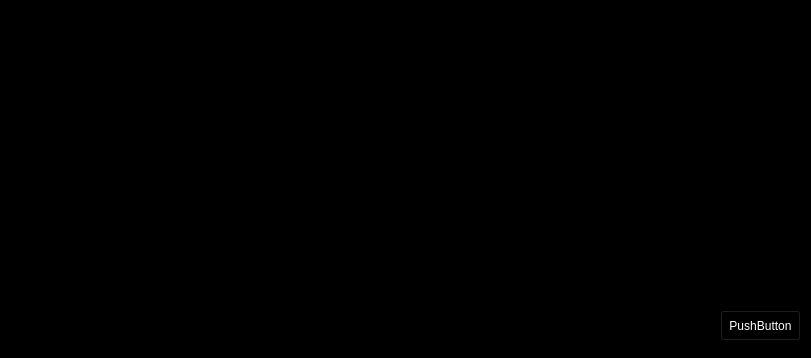
<?xml version="1.0" encoding="UTF-8"?>
<ui version="4.0">
 <class>MainWindow</class>
 <widget class="QMainWindow" name="MainWindow">
  <property name="geometry">
   <rect>
    <x>0</x>
    <y>0</y>
    <width>811</width>
    <height>358</height>
   </rect>
  </property>
  <property name="minimumSize">
   <size>
    <width>811</width>
    <height>358</height>
   </size>
  </property>
  <property name="maximumSize">
   <size>
    <width>811</width>
    <height>358</height>
   </size>
  </property>
  <property name="palette">
   <palette>
    <active>
     <colorrole role="WindowText">
      <brush brushstyle="SolidPattern">
       <color alpha="255">
        <red>255</red>
        <green>255</green>
        <blue>255</blue>
       </color>
      </brush>
     </colorrole>
     <colorrole role="Button">
      <brush brushstyle="SolidPattern">
       <color alpha="255">
        <red>0</red>
        <green>0</green>
        <blue>0</blue>
       </color>
      </brush>
     </colorrole>
     <colorrole role="Light">
      <brush brushstyle="SolidPattern">
       <color alpha="255">
        <red>0</red>
        <green>0</green>
        <blue>0</blue>
       </color>
      </brush>
     </colorrole>
     <colorrole role="Midlight">
      <brush brushstyle="SolidPattern">
       <color alpha="255">
        <red>0</red>
        <green>0</green>
        <blue>0</blue>
       </color>
      </brush>
     </colorrole>
     <colorrole role="Dark">
      <brush brushstyle="SolidPattern">
       <color alpha="255">
        <red>0</red>
        <green>0</green>
        <blue>0</blue>
       </color>
      </brush>
     </colorrole>
     <colorrole role="Mid">
      <brush brushstyle="SolidPattern">
       <color alpha="255">
        <red>0</red>
        <green>0</green>
        <blue>0</blue>
       </color>
      </brush>
     </colorrole>
     <colorrole role="Text">
      <brush brushstyle="SolidPattern">
       <color alpha="255">
        <red>255</red>
        <green>255</green>
        <blue>255</blue>
       </color>
      </brush>
     </colorrole>
     <colorrole role="BrightText">
      <brush brushstyle="SolidPattern">
       <color alpha="255">
        <red>255</red>
        <green>255</green>
        <blue>255</blue>
       </color>
      </brush>
     </colorrole>
     <colorrole role="ButtonText">
      <brush brushstyle="SolidPattern">
       <color alpha="255">
        <red>255</red>
        <green>255</green>
        <blue>255</blue>
       </color>
      </brush>
     </colorrole>
     <colorrole role="Base">
      <brush brushstyle="SolidPattern">
       <color alpha="255">
        <red>0</red>
        <green>0</green>
        <blue>0</blue>
       </color>
      </brush>
     </colorrole>
     <colorrole role="Window">
      <brush brushstyle="SolidPattern">
       <color alpha="255">
        <red>0</red>
        <green>0</green>
        <blue>0</blue>
       </color>
      </brush>
     </colorrole>
     <colorrole role="Shadow">
      <brush brushstyle="SolidPattern">
       <color alpha="255">
        <red>0</red>
        <green>0</green>
        <blue>0</blue>
       </color>
      </brush>
     </colorrole>
     <colorrole role="AlternateBase">
      <brush brushstyle="SolidPattern">
       <color alpha="255">
        <red>0</red>
        <green>0</green>
        <blue>0</blue>
       </color>
      </brush>
     </colorrole>
     <colorrole role="ToolTipBase">
      <brush brushstyle="SolidPattern">
       <color alpha="255">
        <red>255</red>
        <green>255</green>
        <blue>220</blue>
       </color>
      </brush>
     </colorrole>
     <colorrole role="ToolTipText">
      <brush brushstyle="SolidPattern">
       <color alpha="255">
        <red>0</red>
        <green>0</green>
        <blue>0</blue>
       </color>
      </brush>
     </colorrole>
    </active>
    <inactive>
     <colorrole role="WindowText">
      <brush brushstyle="SolidPattern">
       <color alpha="255">
        <red>255</red>
        <green>255</green>
        <blue>255</blue>
       </color>
      </brush>
     </colorrole>
     <colorrole role="Button">
      <brush brushstyle="SolidPattern">
       <color alpha="255">
        <red>0</red>
        <green>0</green>
        <blue>0</blue>
       </color>
      </brush>
     </colorrole>
     <colorrole role="Light">
      <brush brushstyle="SolidPattern">
       <color alpha="255">
        <red>0</red>
        <green>0</green>
        <blue>0</blue>
       </color>
      </brush>
     </colorrole>
     <colorrole role="Midlight">
      <brush brushstyle="SolidPattern">
       <color alpha="255">
        <red>0</red>
        <green>0</green>
        <blue>0</blue>
       </color>
      </brush>
     </colorrole>
     <colorrole role="Dark">
      <brush brushstyle="SolidPattern">
       <color alpha="255">
        <red>0</red>
        <green>0</green>
        <blue>0</blue>
       </color>
      </brush>
     </colorrole>
     <colorrole role="Mid">
      <brush brushstyle="SolidPattern">
       <color alpha="255">
        <red>0</red>
        <green>0</green>
        <blue>0</blue>
       </color>
      </brush>
     </colorrole>
     <colorrole role="Text">
      <brush brushstyle="SolidPattern">
       <color alpha="255">
        <red>255</red>
        <green>255</green>
        <blue>255</blue>
       </color>
      </brush>
     </colorrole>
     <colorrole role="BrightText">
      <brush brushstyle="SolidPattern">
       <color alpha="255">
        <red>255</red>
        <green>255</green>
        <blue>255</blue>
       </color>
      </brush>
     </colorrole>
     <colorrole role="ButtonText">
      <brush brushstyle="SolidPattern">
       <color alpha="255">
        <red>255</red>
        <green>255</green>
        <blue>255</blue>
       </color>
      </brush>
     </colorrole>
     <colorrole role="Base">
      <brush brushstyle="SolidPattern">
       <color alpha="255">
        <red>0</red>
        <green>0</green>
        <blue>0</blue>
       </color>
      </brush>
     </colorrole>
     <colorrole role="Window">
      <brush brushstyle="SolidPattern">
       <color alpha="255">
        <red>0</red>
        <green>0</green>
        <blue>0</blue>
       </color>
      </brush>
     </colorrole>
     <colorrole role="Shadow">
      <brush brushstyle="SolidPattern">
       <color alpha="255">
        <red>0</red>
        <green>0</green>
        <blue>0</blue>
       </color>
      </brush>
     </colorrole>
     <colorrole role="AlternateBase">
      <brush brushstyle="SolidPattern">
       <color alpha="255">
        <red>0</red>
        <green>0</green>
        <blue>0</blue>
       </color>
      </brush>
     </colorrole>
     <colorrole role="ToolTipBase">
      <brush brushstyle="SolidPattern">
       <color alpha="255">
        <red>255</red>
        <green>255</green>
        <blue>220</blue>
       </color>
      </brush>
     </colorrole>
     <colorrole role="ToolTipText">
      <brush brushstyle="SolidPattern">
       <color alpha="255">
        <red>0</red>
        <green>0</green>
        <blue>0</blue>
       </color>
      </brush>
     </colorrole>
    </inactive>
    <disabled>
     <colorrole role="WindowText">
      <brush brushstyle="SolidPattern">
       <color alpha="255">
        <red>0</red>
        <green>0</green>
        <blue>0</blue>
       </color>
      </brush>
     </colorrole>
     <colorrole role="Button">
      <brush brushstyle="SolidPattern">
       <color alpha="255">
        <red>0</red>
        <green>0</green>
        <blue>0</blue>
       </color>
      </brush>
     </colorrole>
     <colorrole role="Light">
      <brush brushstyle="SolidPattern">
       <color alpha="255">
        <red>0</red>
        <green>0</green>
        <blue>0</blue>
       </color>
      </brush>
     </colorrole>
     <colorrole role="Midlight">
      <brush brushstyle="SolidPattern">
       <color alpha="255">
        <red>0</red>
        <green>0</green>
        <blue>0</blue>
       </color>
      </brush>
     </colorrole>
     <colorrole role="Dark">
      <brush brushstyle="SolidPattern">
       <color alpha="255">
        <red>0</red>
        <green>0</green>
        <blue>0</blue>
       </color>
      </brush>
     </colorrole>
     <colorrole role="Mid">
      <brush brushstyle="SolidPattern">
       <color alpha="255">
        <red>0</red>
        <green>0</green>
        <blue>0</blue>
       </color>
      </brush>
     </colorrole>
     <colorrole role="Text">
      <brush brushstyle="SolidPattern">
       <color alpha="255">
        <red>0</red>
        <green>0</green>
        <blue>0</blue>
       </color>
      </brush>
     </colorrole>
     <colorrole role="BrightText">
      <brush brushstyle="SolidPattern">
       <color alpha="255">
        <red>255</red>
        <green>255</green>
        <blue>255</blue>
       </color>
      </brush>
     </colorrole>
     <colorrole role="ButtonText">
      <brush brushstyle="SolidPattern">
       <color alpha="255">
        <red>0</red>
        <green>0</green>
        <blue>0</blue>
       </color>
      </brush>
     </colorrole>
     <colorrole role="Base">
      <brush brushstyle="SolidPattern">
       <color alpha="255">
        <red>0</red>
        <green>0</green>
        <blue>0</blue>
       </color>
      </brush>
     </colorrole>
     <colorrole role="Window">
      <brush brushstyle="SolidPattern">
       <color alpha="255">
        <red>0</red>
        <green>0</green>
        <blue>0</blue>
       </color>
      </brush>
     </colorrole>
     <colorrole role="Shadow">
      <brush brushstyle="SolidPattern">
       <color alpha="255">
        <red>0</red>
        <green>0</green>
        <blue>0</blue>
       </color>
      </brush>
     </colorrole>
     <colorrole role="AlternateBase">
      <brush brushstyle="SolidPattern">
       <color alpha="255">
        <red>0</red>
        <green>0</green>
        <blue>0</blue>
       </color>
      </brush>
     </colorrole>
     <colorrole role="ToolTipBase">
      <brush brushstyle="SolidPattern">
       <color alpha="255">
        <red>255</red>
        <green>255</green>
        <blue>220</blue>
       </color>
      </brush>
     </colorrole>
     <colorrole role="ToolTipText">
      <brush brushstyle="SolidPattern">
       <color alpha="255">
        <red>0</red>
        <green>0</green>
        <blue>0</blue>
       </color>
      </brush>
     </colorrole>
    </disabled>
   </palette>
  </property>
  <property name="windowTitle">
   <string>KIRA</string>
  </property>
  <widget class="QWidget" name="centralwidget">
   <widget class="QTextEdit" name="textEdit">
    <property name="geometry">
     <rect>
      <x>10</x>
      <y>10</y>
      <width>791</width>
      <height>291</height>
     </rect>
    </property>
    <property name="palette">
     <palette>
      <active>
       <colorrole role="WindowText">
        <brush brushstyle="SolidPattern">
         <color alpha="255">
          <red>255</red>
          <green>255</green>
          <blue>255</blue>
         </color>
        </brush>
       </colorrole>
       <colorrole role="Button">
        <brush brushstyle="SolidPattern">
         <color alpha="255">
          <red>0</red>
          <green>0</green>
          <blue>0</blue>
         </color>
        </brush>
       </colorrole>
       <colorrole role="Light">
        <brush brushstyle="SolidPattern">
         <color alpha="255">
          <red>0</red>
          <green>0</green>
          <blue>0</blue>
         </color>
        </brush>
       </colorrole>
       <colorrole role="Midlight">
        <brush brushstyle="SolidPattern">
         <color alpha="255">
          <red>0</red>
          <green>0</green>
          <blue>0</blue>
         </color>
        </brush>
       </colorrole>
       <colorrole role="Dark">
        <brush brushstyle="SolidPattern">
         <color alpha="255">
          <red>0</red>
          <green>0</green>
          <blue>0</blue>
         </color>
        </brush>
       </colorrole>
       <colorrole role="Mid">
        <brush brushstyle="SolidPattern">
         <color alpha="255">
          <red>0</red>
          <green>0</green>
          <blue>0</blue>
         </color>
        </brush>
       </colorrole>
       <colorrole role="Text">
        <brush brushstyle="SolidPattern">
         <color alpha="255">
          <red>255</red>
          <green>255</green>
          <blue>255</blue>
         </color>
        </brush>
       </colorrole>
       <colorrole role="BrightText">
        <brush brushstyle="SolidPattern">
         <color alpha="255">
          <red>255</red>
          <green>255</green>
          <blue>255</blue>
         </color>
        </brush>
       </colorrole>
       <colorrole role="ButtonText">
        <brush brushstyle="SolidPattern">
         <color alpha="255">
          <red>255</red>
          <green>255</green>
          <blue>255</blue>
         </color>
        </brush>
       </colorrole>
       <colorrole role="Base">
        <brush brushstyle="SolidPattern">
         <color alpha="255">
          <red>0</red>
          <green>0</green>
          <blue>0</blue>
         </color>
        </brush>
       </colorrole>
       <colorrole role="Window">
        <brush brushstyle="SolidPattern">
         <color alpha="255">
          <red>0</red>
          <green>0</green>
          <blue>0</blue>
         </color>
        </brush>
       </colorrole>
       <colorrole role="Shadow">
        <brush brushstyle="SolidPattern">
         <color alpha="255">
          <red>0</red>
          <green>0</green>
          <blue>0</blue>
         </color>
        </brush>
       </colorrole>
       <colorrole role="AlternateBase">
        <brush brushstyle="SolidPattern">
         <color alpha="255">
          <red>0</red>
          <green>0</green>
          <blue>0</blue>
         </color>
        </brush>
       </colorrole>
       <colorrole role="ToolTipBase">
        <brush brushstyle="SolidPattern">
         <color alpha="255">
          <red>255</red>
          <green>255</green>
          <blue>220</blue>
         </color>
        </brush>
       </colorrole>
       <colorrole role="ToolTipText">
        <brush brushstyle="SolidPattern">
         <color alpha="255">
          <red>0</red>
          <green>0</green>
          <blue>0</blue>
         </color>
        </brush>
       </colorrole>
      </active>
      <inactive>
       <colorrole role="WindowText">
        <brush brushstyle="SolidPattern">
         <color alpha="255">
          <red>255</red>
          <green>255</green>
          <blue>255</blue>
         </color>
        </brush>
       </colorrole>
       <colorrole role="Button">
        <brush brushstyle="SolidPattern">
         <color alpha="255">
          <red>0</red>
          <green>0</green>
          <blue>0</blue>
         </color>
        </brush>
       </colorrole>
       <colorrole role="Light">
        <brush brushstyle="SolidPattern">
         <color alpha="255">
          <red>0</red>
          <green>0</green>
          <blue>0</blue>
         </color>
        </brush>
       </colorrole>
       <colorrole role="Midlight">
        <brush brushstyle="SolidPattern">
         <color alpha="255">
          <red>0</red>
          <green>0</green>
          <blue>0</blue>
         </color>
        </brush>
       </colorrole>
       <colorrole role="Dark">
        <brush brushstyle="SolidPattern">
         <color alpha="255">
          <red>0</red>
          <green>0</green>
          <blue>0</blue>
         </color>
        </brush>
       </colorrole>
       <colorrole role="Mid">
        <brush brushstyle="SolidPattern">
         <color alpha="255">
          <red>0</red>
          <green>0</green>
          <blue>0</blue>
         </color>
        </brush>
       </colorrole>
       <colorrole role="Text">
        <brush brushstyle="SolidPattern">
         <color alpha="255">
          <red>255</red>
          <green>255</green>
          <blue>255</blue>
         </color>
        </brush>
       </colorrole>
       <colorrole role="BrightText">
        <brush brushstyle="SolidPattern">
         <color alpha="255">
          <red>255</red>
          <green>255</green>
          <blue>255</blue>
         </color>
        </brush>
       </colorrole>
       <colorrole role="ButtonText">
        <brush brushstyle="SolidPattern">
         <color alpha="255">
          <red>255</red>
          <green>255</green>
          <blue>255</blue>
         </color>
        </brush>
       </colorrole>
       <colorrole role="Base">
        <brush brushstyle="SolidPattern">
         <color alpha="255">
          <red>0</red>
          <green>0</green>
          <blue>0</blue>
         </color>
        </brush>
       </colorrole>
       <colorrole role="Window">
        <brush brushstyle="SolidPattern">
         <color alpha="255">
          <red>0</red>
          <green>0</green>
          <blue>0</blue>
         </color>
        </brush>
       </colorrole>
       <colorrole role="Shadow">
        <brush brushstyle="SolidPattern">
         <color alpha="255">
          <red>0</red>
          <green>0</green>
          <blue>0</blue>
         </color>
        </brush>
       </colorrole>
       <colorrole role="AlternateBase">
        <brush brushstyle="SolidPattern">
         <color alpha="255">
          <red>0</red>
          <green>0</green>
          <blue>0</blue>
         </color>
        </brush>
       </colorrole>
       <colorrole role="ToolTipBase">
        <brush brushstyle="SolidPattern">
         <color alpha="255">
          <red>255</red>
          <green>255</green>
          <blue>220</blue>
         </color>
        </brush>
       </colorrole>
       <colorrole role="ToolTipText">
        <brush brushstyle="SolidPattern">
         <color alpha="255">
          <red>0</red>
          <green>0</green>
          <blue>0</blue>
         </color>
        </brush>
       </colorrole>
      </inactive>
      <disabled>
       <colorrole role="WindowText">
        <brush brushstyle="SolidPattern">
         <color alpha="255">
          <red>0</red>
          <green>0</green>
          <blue>0</blue>
         </color>
        </brush>
       </colorrole>
       <colorrole role="Button">
        <brush brushstyle="SolidPattern">
         <color alpha="255">
          <red>0</red>
          <green>0</green>
          <blue>0</blue>
         </color>
        </brush>
       </colorrole>
       <colorrole role="Light">
        <brush brushstyle="SolidPattern">
         <color alpha="255">
          <red>0</red>
          <green>0</green>
          <blue>0</blue>
         </color>
        </brush>
       </colorrole>
       <colorrole role="Midlight">
        <brush brushstyle="SolidPattern">
         <color alpha="255">
          <red>0</red>
          <green>0</green>
          <blue>0</blue>
         </color>
        </brush>
       </colorrole>
       <colorrole role="Dark">
        <brush brushstyle="SolidPattern">
         <color alpha="255">
          <red>0</red>
          <green>0</green>
          <blue>0</blue>
         </color>
        </brush>
       </colorrole>
       <colorrole role="Mid">
        <brush brushstyle="SolidPattern">
         <color alpha="255">
          <red>0</red>
          <green>0</green>
          <blue>0</blue>
         </color>
        </brush>
       </colorrole>
       <colorrole role="Text">
        <brush brushstyle="SolidPattern">
         <color alpha="255">
          <red>0</red>
          <green>0</green>
          <blue>0</blue>
         </color>
        </brush>
       </colorrole>
       <colorrole role="BrightText">
        <brush brushstyle="SolidPattern">
         <color alpha="255">
          <red>255</red>
          <green>255</green>
          <blue>255</blue>
         </color>
        </brush>
       </colorrole>
       <colorrole role="ButtonText">
        <brush brushstyle="SolidPattern">
         <color alpha="255">
          <red>0</red>
          <green>0</green>
          <blue>0</blue>
         </color>
        </brush>
       </colorrole>
       <colorrole role="Base">
        <brush brushstyle="SolidPattern">
         <color alpha="255">
          <red>0</red>
          <green>0</green>
          <blue>0</blue>
         </color>
        </brush>
       </colorrole>
       <colorrole role="Window">
        <brush brushstyle="SolidPattern">
         <color alpha="255">
          <red>0</red>
          <green>0</green>
          <blue>0</blue>
         </color>
        </brush>
       </colorrole>
       <colorrole role="Shadow">
        <brush brushstyle="SolidPattern">
         <color alpha="255">
          <red>0</red>
          <green>0</green>
          <blue>0</blue>
         </color>
        </brush>
       </colorrole>
       <colorrole role="AlternateBase">
        <brush brushstyle="SolidPattern">
         <color alpha="255">
          <red>0</red>
          <green>0</green>
          <blue>0</blue>
         </color>
        </brush>
       </colorrole>
       <colorrole role="ToolTipBase">
        <brush brushstyle="SolidPattern">
         <color alpha="255">
          <red>255</red>
          <green>255</green>
          <blue>220</blue>
         </color>
        </brush>
       </colorrole>
       <colorrole role="ToolTipText">
        <brush brushstyle="SolidPattern">
         <color alpha="255">
          <red>0</red>
          <green>0</green>
          <blue>0</blue>
         </color>
        </brush>
       </colorrole>
      </disabled>
     </palette>
    </property>
    <property name="readOnly">
     <bool>true</bool>
    </property>
   </widget>
   <widget class="QLineEdit" name="lineEdit">
    <property name="geometry">
     <rect>
      <x>10</x>
      <y>310</y>
      <width>701</width>
      <height>31</height>
     </rect>
    </property>
    <property name="palette">
     <palette>
      <active>
       <colorrole role="WindowText">
        <brush brushstyle="SolidPattern">
         <color alpha="255">
          <red>255</red>
          <green>255</green>
          <blue>255</blue>
         </color>
        </brush>
       </colorrole>
       <colorrole role="Button">
        <brush brushstyle="SolidPattern">
         <color alpha="255">
          <red>0</red>
          <green>0</green>
          <blue>0</blue>
         </color>
        </brush>
       </colorrole>
       <colorrole role="Light">
        <brush brushstyle="SolidPattern">
         <color alpha="255">
          <red>0</red>
          <green>0</green>
          <blue>0</blue>
         </color>
        </brush>
       </colorrole>
       <colorrole role="Midlight">
        <brush brushstyle="SolidPattern">
         <color alpha="255">
          <red>0</red>
          <green>0</green>
          <blue>0</blue>
         </color>
        </brush>
       </colorrole>
       <colorrole role="Dark">
        <brush brushstyle="SolidPattern">
         <color alpha="255">
          <red>0</red>
          <green>0</green>
          <blue>0</blue>
         </color>
        </brush>
       </colorrole>
       <colorrole role="Mid">
        <brush brushstyle="SolidPattern">
         <color alpha="255">
          <red>0</red>
          <green>0</green>
          <blue>0</blue>
         </color>
        </brush>
       </colorrole>
       <colorrole role="Text">
        <brush brushstyle="SolidPattern">
         <color alpha="255">
          <red>255</red>
          <green>255</green>
          <blue>255</blue>
         </color>
        </brush>
       </colorrole>
       <colorrole role="BrightText">
        <brush brushstyle="SolidPattern">
         <color alpha="255">
          <red>255</red>
          <green>255</green>
          <blue>255</blue>
         </color>
        </brush>
       </colorrole>
       <colorrole role="ButtonText">
        <brush brushstyle="SolidPattern">
         <color alpha="255">
          <red>255</red>
          <green>255</green>
          <blue>255</blue>
         </color>
        </brush>
       </colorrole>
       <colorrole role="Base">
        <brush brushstyle="SolidPattern">
         <color alpha="255">
          <red>0</red>
          <green>0</green>
          <blue>0</blue>
         </color>
        </brush>
       </colorrole>
       <colorrole role="Window">
        <brush brushstyle="SolidPattern">
         <color alpha="255">
          <red>0</red>
          <green>0</green>
          <blue>0</blue>
         </color>
        </brush>
       </colorrole>
       <colorrole role="Shadow">
        <brush brushstyle="SolidPattern">
         <color alpha="255">
          <red>0</red>
          <green>0</green>
          <blue>0</blue>
         </color>
        </brush>
       </colorrole>
       <colorrole role="AlternateBase">
        <brush brushstyle="SolidPattern">
         <color alpha="255">
          <red>0</red>
          <green>0</green>
          <blue>0</blue>
         </color>
        </brush>
       </colorrole>
       <colorrole role="ToolTipBase">
        <brush brushstyle="SolidPattern">
         <color alpha="255">
          <red>255</red>
          <green>255</green>
          <blue>220</blue>
         </color>
        </brush>
       </colorrole>
       <colorrole role="ToolTipText">
        <brush brushstyle="SolidPattern">
         <color alpha="255">
          <red>0</red>
          <green>0</green>
          <blue>0</blue>
         </color>
        </brush>
       </colorrole>
      </active>
      <inactive>
       <colorrole role="WindowText">
        <brush brushstyle="SolidPattern">
         <color alpha="255">
          <red>255</red>
          <green>255</green>
          <blue>255</blue>
         </color>
        </brush>
       </colorrole>
       <colorrole role="Button">
        <brush brushstyle="SolidPattern">
         <color alpha="255">
          <red>0</red>
          <green>0</green>
          <blue>0</blue>
         </color>
        </brush>
       </colorrole>
       <colorrole role="Light">
        <brush brushstyle="SolidPattern">
         <color alpha="255">
          <red>0</red>
          <green>0</green>
          <blue>0</blue>
         </color>
        </brush>
       </colorrole>
       <colorrole role="Midlight">
        <brush brushstyle="SolidPattern">
         <color alpha="255">
          <red>0</red>
          <green>0</green>
          <blue>0</blue>
         </color>
        </brush>
       </colorrole>
       <colorrole role="Dark">
        <brush brushstyle="SolidPattern">
         <color alpha="255">
          <red>0</red>
          <green>0</green>
          <blue>0</blue>
         </color>
        </brush>
       </colorrole>
       <colorrole role="Mid">
        <brush brushstyle="SolidPattern">
         <color alpha="255">
          <red>0</red>
          <green>0</green>
          <blue>0</blue>
         </color>
        </brush>
       </colorrole>
       <colorrole role="Text">
        <brush brushstyle="SolidPattern">
         <color alpha="255">
          <red>255</red>
          <green>255</green>
          <blue>255</blue>
         </color>
        </brush>
       </colorrole>
       <colorrole role="BrightText">
        <brush brushstyle="SolidPattern">
         <color alpha="255">
          <red>255</red>
          <green>255</green>
          <blue>255</blue>
         </color>
        </brush>
       </colorrole>
       <colorrole role="ButtonText">
        <brush brushstyle="SolidPattern">
         <color alpha="255">
          <red>255</red>
          <green>255</green>
          <blue>255</blue>
         </color>
        </brush>
       </colorrole>
       <colorrole role="Base">
        <brush brushstyle="SolidPattern">
         <color alpha="255">
          <red>0</red>
          <green>0</green>
          <blue>0</blue>
         </color>
        </brush>
       </colorrole>
       <colorrole role="Window">
        <brush brushstyle="SolidPattern">
         <color alpha="255">
          <red>0</red>
          <green>0</green>
          <blue>0</blue>
         </color>
        </brush>
       </colorrole>
       <colorrole role="Shadow">
        <brush brushstyle="SolidPattern">
         <color alpha="255">
          <red>0</red>
          <green>0</green>
          <blue>0</blue>
         </color>
        </brush>
       </colorrole>
       <colorrole role="AlternateBase">
        <brush brushstyle="SolidPattern">
         <color alpha="255">
          <red>0</red>
          <green>0</green>
          <blue>0</blue>
         </color>
        </brush>
       </colorrole>
       <colorrole role="ToolTipBase">
        <brush brushstyle="SolidPattern">
         <color alpha="255">
          <red>255</red>
          <green>255</green>
          <blue>220</blue>
         </color>
        </brush>
       </colorrole>
       <colorrole role="ToolTipText">
        <brush brushstyle="SolidPattern">
         <color alpha="255">
          <red>0</red>
          <green>0</green>
          <blue>0</blue>
         </color>
        </brush>
       </colorrole>
      </inactive>
      <disabled>
       <colorrole role="WindowText">
        <brush brushstyle="SolidPattern">
         <color alpha="255">
          <red>0</red>
          <green>0</green>
          <blue>0</blue>
         </color>
        </brush>
       </colorrole>
       <colorrole role="Button">
        <brush brushstyle="SolidPattern">
         <color alpha="255">
          <red>0</red>
          <green>0</green>
          <blue>0</blue>
         </color>
        </brush>
       </colorrole>
       <colorrole role="Light">
        <brush brushstyle="SolidPattern">
         <color alpha="255">
          <red>0</red>
          <green>0</green>
          <blue>0</blue>
         </color>
        </brush>
       </colorrole>
       <colorrole role="Midlight">
        <brush brushstyle="SolidPattern">
         <color alpha="255">
          <red>0</red>
          <green>0</green>
          <blue>0</blue>
         </color>
        </brush>
       </colorrole>
       <colorrole role="Dark">
        <brush brushstyle="SolidPattern">
         <color alpha="255">
          <red>0</red>
          <green>0</green>
          <blue>0</blue>
         </color>
        </brush>
       </colorrole>
       <colorrole role="Mid">
        <brush brushstyle="SolidPattern">
         <color alpha="255">
          <red>0</red>
          <green>0</green>
          <blue>0</blue>
         </color>
        </brush>
       </colorrole>
       <colorrole role="Text">
        <brush brushstyle="SolidPattern">
         <color alpha="255">
          <red>0</red>
          <green>0</green>
          <blue>0</blue>
         </color>
        </brush>
       </colorrole>
       <colorrole role="BrightText">
        <brush brushstyle="SolidPattern">
         <color alpha="255">
          <red>255</red>
          <green>255</green>
          <blue>255</blue>
         </color>
        </brush>
       </colorrole>
       <colorrole role="ButtonText">
        <brush brushstyle="SolidPattern">
         <color alpha="255">
          <red>0</red>
          <green>0</green>
          <blue>0</blue>
         </color>
        </brush>
       </colorrole>
       <colorrole role="Base">
        <brush brushstyle="SolidPattern">
         <color alpha="255">
          <red>0</red>
          <green>0</green>
          <blue>0</blue>
         </color>
        </brush>
       </colorrole>
       <colorrole role="Window">
        <brush brushstyle="SolidPattern">
         <color alpha="255">
          <red>0</red>
          <green>0</green>
          <blue>0</blue>
         </color>
        </brush>
       </colorrole>
       <colorrole role="Shadow">
        <brush brushstyle="SolidPattern">
         <color alpha="255">
          <red>0</red>
          <green>0</green>
          <blue>0</blue>
         </color>
        </brush>
       </colorrole>
       <colorrole role="AlternateBase">
        <brush brushstyle="SolidPattern">
         <color alpha="255">
          <red>0</red>
          <green>0</green>
          <blue>0</blue>
         </color>
        </brush>
       </colorrole>
       <colorrole role="ToolTipBase">
        <brush brushstyle="SolidPattern">
         <color alpha="255">
          <red>255</red>
          <green>255</green>
          <blue>220</blue>
         </color>
        </brush>
       </colorrole>
       <colorrole role="ToolTipText">
        <brush brushstyle="SolidPattern">
         <color alpha="255">
          <red>0</red>
          <green>0</green>
          <blue>0</blue>
         </color>
        </brush>
       </colorrole>
      </disabled>
     </palette>
    </property>
   </widget>
   <widget class="QPushButton" name="pushButton">
    <property name="geometry">
     <rect>
      <x>720</x>
      <y>310</y>
      <width>81</width>
      <height>31</height>
     </rect>
    </property>
    <property name="palette">
     <palette>
      <active>
       <colorrole role="WindowText">
        <brush brushstyle="SolidPattern">
         <color alpha="255">
          <red>255</red>
          <green>255</green>
          <blue>255</blue>
         </color>
        </brush>
       </colorrole>
       <colorrole role="Button">
        <brush brushstyle="SolidPattern">
         <color alpha="255">
          <red>0</red>
          <green>0</green>
          <blue>0</blue>
         </color>
        </brush>
       </colorrole>
       <colorrole role="Light">
        <brush brushstyle="SolidPattern">
         <color alpha="255">
          <red>0</red>
          <green>0</green>
          <blue>0</blue>
         </color>
        </brush>
       </colorrole>
       <colorrole role="Midlight">
        <brush brushstyle="SolidPattern">
         <color alpha="255">
          <red>0</red>
          <green>0</green>
          <blue>0</blue>
         </color>
        </brush>
       </colorrole>
       <colorrole role="Dark">
        <brush brushstyle="SolidPattern">
         <color alpha="255">
          <red>0</red>
          <green>0</green>
          <blue>0</blue>
         </color>
        </brush>
       </colorrole>
       <colorrole role="Mid">
        <brush brushstyle="SolidPattern">
         <color alpha="255">
          <red>0</red>
          <green>0</green>
          <blue>0</blue>
         </color>
        </brush>
       </colorrole>
       <colorrole role="Text">
        <brush brushstyle="SolidPattern">
         <color alpha="255">
          <red>255</red>
          <green>255</green>
          <blue>255</blue>
         </color>
        </brush>
       </colorrole>
       <colorrole role="BrightText">
        <brush brushstyle="SolidPattern">
         <color alpha="255">
          <red>255</red>
          <green>255</green>
          <blue>255</blue>
         </color>
        </brush>
       </colorrole>
       <colorrole role="ButtonText">
        <brush brushstyle="SolidPattern">
         <color alpha="255">
          <red>255</red>
          <green>255</green>
          <blue>255</blue>
         </color>
        </brush>
       </colorrole>
       <colorrole role="Base">
        <brush brushstyle="SolidPattern">
         <color alpha="255">
          <red>0</red>
          <green>0</green>
          <blue>0</blue>
         </color>
        </brush>
       </colorrole>
       <colorrole role="Window">
        <brush brushstyle="SolidPattern">
         <color alpha="255">
          <red>0</red>
          <green>0</green>
          <blue>0</blue>
         </color>
        </brush>
       </colorrole>
       <colorrole role="Shadow">
        <brush brushstyle="SolidPattern">
         <color alpha="255">
          <red>0</red>
          <green>0</green>
          <blue>0</blue>
         </color>
        </brush>
       </colorrole>
       <colorrole role="AlternateBase">
        <brush brushstyle="SolidPattern">
         <color alpha="255">
          <red>0</red>
          <green>0</green>
          <blue>0</blue>
         </color>
        </brush>
       </colorrole>
       <colorrole role="ToolTipBase">
        <brush brushstyle="SolidPattern">
         <color alpha="255">
          <red>255</red>
          <green>255</green>
          <blue>220</blue>
         </color>
        </brush>
       </colorrole>
       <colorrole role="ToolTipText">
        <brush brushstyle="SolidPattern">
         <color alpha="255">
          <red>0</red>
          <green>0</green>
          <blue>0</blue>
         </color>
        </brush>
       </colorrole>
      </active>
      <inactive>
       <colorrole role="WindowText">
        <brush brushstyle="SolidPattern">
         <color alpha="255">
          <red>255</red>
          <green>255</green>
          <blue>255</blue>
         </color>
        </brush>
       </colorrole>
       <colorrole role="Button">
        <brush brushstyle="SolidPattern">
         <color alpha="255">
          <red>0</red>
          <green>0</green>
          <blue>0</blue>
         </color>
        </brush>
       </colorrole>
       <colorrole role="Light">
        <brush brushstyle="SolidPattern">
         <color alpha="255">
          <red>0</red>
          <green>0</green>
          <blue>0</blue>
         </color>
        </brush>
       </colorrole>
       <colorrole role="Midlight">
        <brush brushstyle="SolidPattern">
         <color alpha="255">
          <red>0</red>
          <green>0</green>
          <blue>0</blue>
         </color>
        </brush>
       </colorrole>
       <colorrole role="Dark">
        <brush brushstyle="SolidPattern">
         <color alpha="255">
          <red>0</red>
          <green>0</green>
          <blue>0</blue>
         </color>
        </brush>
       </colorrole>
       <colorrole role="Mid">
        <brush brushstyle="SolidPattern">
         <color alpha="255">
          <red>0</red>
          <green>0</green>
          <blue>0</blue>
         </color>
        </brush>
       </colorrole>
       <colorrole role="Text">
        <brush brushstyle="SolidPattern">
         <color alpha="255">
          <red>255</red>
          <green>255</green>
          <blue>255</blue>
         </color>
        </brush>
       </colorrole>
       <colorrole role="BrightText">
        <brush brushstyle="SolidPattern">
         <color alpha="255">
          <red>255</red>
          <green>255</green>
          <blue>255</blue>
         </color>
        </brush>
       </colorrole>
       <colorrole role="ButtonText">
        <brush brushstyle="SolidPattern">
         <color alpha="255">
          <red>255</red>
          <green>255</green>
          <blue>255</blue>
         </color>
        </brush>
       </colorrole>
       <colorrole role="Base">
        <brush brushstyle="SolidPattern">
         <color alpha="255">
          <red>0</red>
          <green>0</green>
          <blue>0</blue>
         </color>
        </brush>
       </colorrole>
       <colorrole role="Window">
        <brush brushstyle="SolidPattern">
         <color alpha="255">
          <red>0</red>
          <green>0</green>
          <blue>0</blue>
         </color>
        </brush>
       </colorrole>
       <colorrole role="Shadow">
        <brush brushstyle="SolidPattern">
         <color alpha="255">
          <red>0</red>
          <green>0</green>
          <blue>0</blue>
         </color>
        </brush>
       </colorrole>
       <colorrole role="AlternateBase">
        <brush brushstyle="SolidPattern">
         <color alpha="255">
          <red>0</red>
          <green>0</green>
          <blue>0</blue>
         </color>
        </brush>
       </colorrole>
       <colorrole role="ToolTipBase">
        <brush brushstyle="SolidPattern">
         <color alpha="255">
          <red>255</red>
          <green>255</green>
          <blue>220</blue>
         </color>
        </brush>
       </colorrole>
       <colorrole role="ToolTipText">
        <brush brushstyle="SolidPattern">
         <color alpha="255">
          <red>0</red>
          <green>0</green>
          <blue>0</blue>
         </color>
        </brush>
       </colorrole>
      </inactive>
      <disabled>
       <colorrole role="WindowText">
        <brush brushstyle="SolidPattern">
         <color alpha="255">
          <red>0</red>
          <green>0</green>
          <blue>0</blue>
         </color>
        </brush>
       </colorrole>
       <colorrole role="Button">
        <brush brushstyle="SolidPattern">
         <color alpha="255">
          <red>0</red>
          <green>0</green>
          <blue>0</blue>
         </color>
        </brush>
       </colorrole>
       <colorrole role="Light">
        <brush brushstyle="SolidPattern">
         <color alpha="255">
          <red>0</red>
          <green>0</green>
          <blue>0</blue>
         </color>
        </brush>
       </colorrole>
       <colorrole role="Midlight">
        <brush brushstyle="SolidPattern">
         <color alpha="255">
          <red>0</red>
          <green>0</green>
          <blue>0</blue>
         </color>
        </brush>
       </colorrole>
       <colorrole role="Dark">
        <brush brushstyle="SolidPattern">
         <color alpha="255">
          <red>0</red>
          <green>0</green>
          <blue>0</blue>
         </color>
        </brush>
       </colorrole>
       <colorrole role="Mid">
        <brush brushstyle="SolidPattern">
         <color alpha="255">
          <red>0</red>
          <green>0</green>
          <blue>0</blue>
         </color>
        </brush>
       </colorrole>
       <colorrole role="Text">
        <brush brushstyle="SolidPattern">
         <color alpha="255">
          <red>0</red>
          <green>0</green>
          <blue>0</blue>
         </color>
        </brush>
       </colorrole>
       <colorrole role="BrightText">
        <brush brushstyle="SolidPattern">
         <color alpha="255">
          <red>255</red>
          <green>255</green>
          <blue>255</blue>
         </color>
        </brush>
       </colorrole>
       <colorrole role="ButtonText">
        <brush brushstyle="SolidPattern">
         <color alpha="255">
          <red>0</red>
          <green>0</green>
          <blue>0</blue>
         </color>
        </brush>
       </colorrole>
       <colorrole role="Base">
        <brush brushstyle="SolidPattern">
         <color alpha="255">
          <red>0</red>
          <green>0</green>
          <blue>0</blue>
         </color>
        </brush>
       </colorrole>
       <colorrole role="Window">
        <brush brushstyle="SolidPattern">
         <color alpha="255">
          <red>0</red>
          <green>0</green>
          <blue>0</blue>
         </color>
        </brush>
       </colorrole>
       <colorrole role="Shadow">
        <brush brushstyle="SolidPattern">
         <color alpha="255">
          <red>0</red>
          <green>0</green>
          <blue>0</blue>
         </color>
        </brush>
       </colorrole>
       <colorrole role="AlternateBase">
        <brush brushstyle="SolidPattern">
         <color alpha="255">
          <red>0</red>
          <green>0</green>
          <blue>0</blue>
         </color>
        </brush>
       </colorrole>
       <colorrole role="ToolTipBase">
        <brush brushstyle="SolidPattern">
         <color alpha="255">
          <red>255</red>
          <green>255</green>
          <blue>220</blue>
         </color>
        </brush>
       </colorrole>
       <colorrole role="ToolTipText">
        <brush brushstyle="SolidPattern">
         <color alpha="255">
          <red>0</red>
          <green>0</green>
          <blue>0</blue>
         </color>
        </brush>
       </colorrole>
      </disabled>
     </palette>
    </property>
    <property name="autoFillBackground">
     <bool>false</bool>
    </property>
    <property name="styleSheet">
     <string notr="true"/>
    </property>
    <property name="text">
     <string>PushButton</string>
    </property>
   </widget>
  </widget>
 </widget>
 <resources/>
 <connections/>
</ui>
